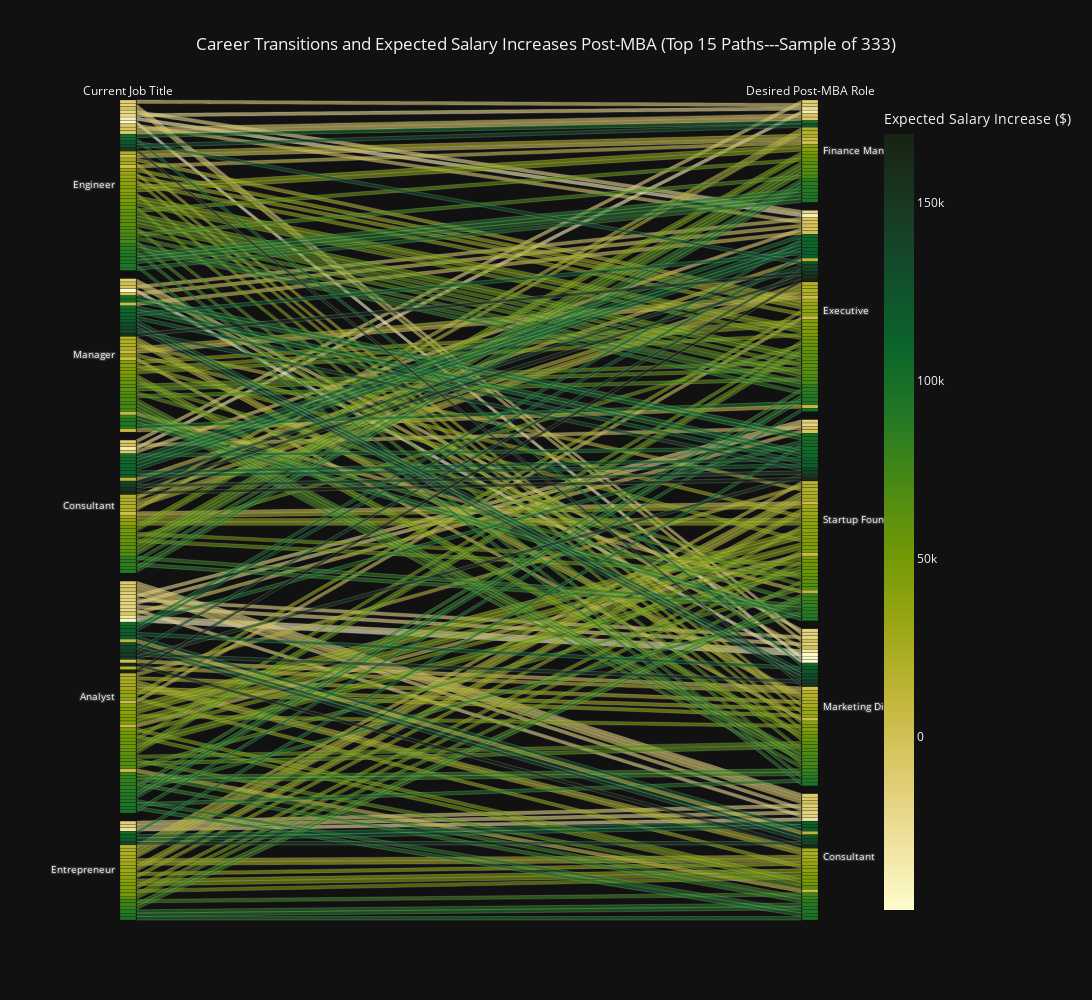

The notebook cell saved with this chart:
### Code cell
mba_sample333 = mba_df.sample(n=333, random_state=33)

mba_sample333['Salary Increase'] = mba_sample333['Expected Post-MBA Salary'] - mba_sample333['Annual Salary (Before MBA)']

top_paths = mba_sample333.groupby(['Current Job Title', 'Desired Post-MBA Role']).size().nlargest(15).reset_index()
top_paths_df = pd.merge(mba_sample333, top_paths, on=['Current Job Title', 'Desired Post-MBA Role'])

fig = px.parallel_categories(
    top_paths_df,
    dimensions=['Current Job Title', 'Desired Post-MBA Role'],
    color='Salary Increase',
    color_continuous_scale=px.colors.sequential.speed,
    labels={
        'Current Job Title': 'Current Job Title',
        'Desired Post-MBA Role': 'Desired Post-MBA Role',
        'Salary Increase': 'Expected Salary Increase ($)'
        },
    title='Career Transitions and Expected Salary Increases Post-MBA (Top 15 Paths---Sample of 333)'
    )


fig.update_layout(
    width=1600,
    height=1000,
    title_x=0.5
    )

fig.show()

### Figure 1 — Plotly figure (JSON) as saved in the notebook; plotly's stock layout.template omitted (floating-point values rounded to 4 significant figures; data arrays with more than 128 entries replaced by an {"elided": "..."} marker saying what was removed)
{"data": [{"dimensions": [{"label": "Current Job Title", "values": {"elided": "231 str values"}}, {"label": "Desired Post-MBA Role", "values": {"elided": "231 str values"}}], "domain": {"x": [0.0, 1.0], "y": [0.0, 1.0]}, "line": {"color": {"elided": "231 int values"}, "coloraxis": "coloraxis"}, "name": "", "type": "parcats"}], "layout": {"coloraxis": {"colorbar": {"title": {"text": "Expected Salary Increase ($)"}}, "colorscale": [[0.0, "rgb(254, 252, 205)"], [0.09091, "rgb(239, 225, 156)"], [0.1818, "rgb(221, 201, 106)"], [0.2727, "rgb(194, 182, 59)"], [0.3636, "rgb(157, 167, 21)"], [0.4545, "rgb(116, 153, 5)"], [0.5455, "rgb(75, 138, 20)"], [0.6364, "rgb(35, 121, 36)"], [0.7273, "rgb(11, 100, 44)"], [0.8182, "rgb(18, 78, 43)"], [0.9091, "rgb(25, 56, 34)"], [1.0, "rgb(23, 35, 18)"]]}, "legend": {"tracegroupgap": 0}, "title": {"text": "Career Transitions and Expected Salary Increases Post-MBA (Top 15 Paths---Sample of 333)", "x": 0.5}, "width": 1600, "height": 1000}}
